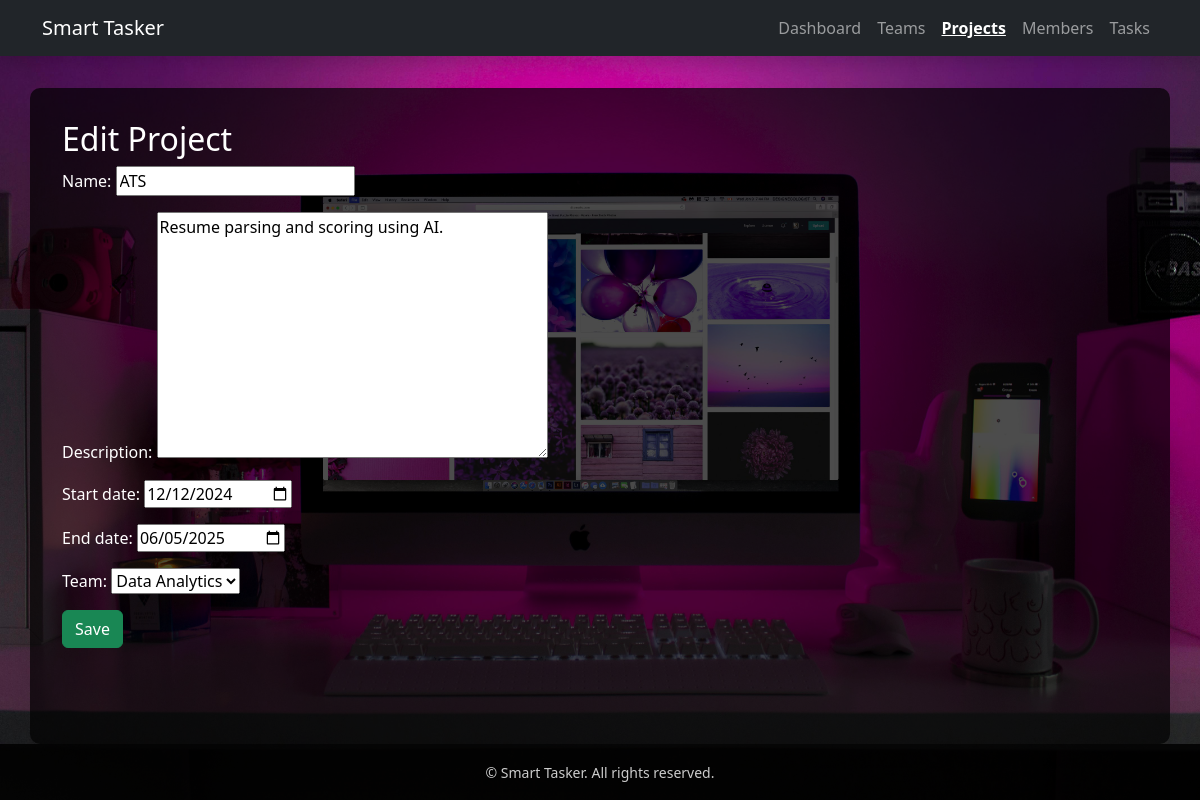
The page /projects/1/update/ on the database its author committed.
### management/models.py (models this page shows, shortened)
class Project(models.Model):
    name = models.CharField(max_length=100)
    description = models.TextField()
    start_date = models.DateField()
    end_date = models.DateField(null = True, blank=True)
    team = models.ForeignKey(Team, on_delete = models.CASCADE, related_name = 'projects')

class Team(models.Model):
    name = models.CharField(max_length=100)
    description = models.TextField(blank=True)
    created_at = models.DateTimeField(auto_now_add = True)
    def __str__ (self):
        return self.name

### management/views.py (the view)
# urls.py: path('projects/<int:pk>/update/', views.ProjectUpdateView.as_view(), name = 'project-update'),
class ProjectUpdateView(UpdateView):
    model = Project
    form_class = ProjectForm
    template_name = 'management/project_form.html'
    success_url = reverse_lazy('project-list')

### management/forms.py
class ProjectForm(forms.ModelForm):
    class Meta:
        model = Project
        fields = ['name', 'description', 'start_date', 'end_date', 'team']
        widgets = {
            'start_date': forms.DateInput(attrs={'type':'date'}),
            'end_date': forms.DateInput(attrs={'type':'date'})
        }

### management/templates/management/project_form.html (shortened to what this page needs)
{% extends "base.html" %}
{% block content %}
<h2>{{ view.object.pk|yesno:"Edit Project,Create Project" }}</h2>
<form method="post">
    {{ form.as_p }}
    <button type="submit" class="btn btn-success">Save</button>
</form>
{% endblock %}

### rows shown on the page
Project: object.pk "Edit Project", name "ATS", description "Resume parsing and scoring using AI.", start_date "12/12/2024", end_date "06/05/2025", team "Data Analytics"
